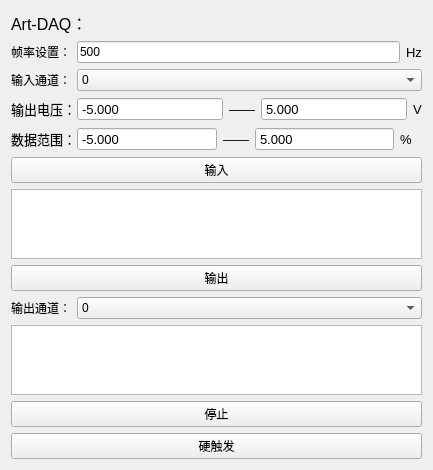
<?xml version="1.0" encoding="UTF-8"?>
<ui version="4.0">
 <class>ArtDAQClass</class>
 <widget class="QMainWindow" name="ArtDAQClass">
  <property name="geometry">
   <rect>
    <x>0</x>
    <y>0</y>
    <width>433</width>
    <height>448</height>
   </rect>
  </property>
  <property name="windowTitle">
   <string>ArtDAQ</string>
  </property>
  <widget class="QWidget" name="centralWidget">
   <layout class="QVBoxLayout" name="verticalLayout">
    <item>
     <widget class="QLabel" name="label">
      <property name="font">
       <font>
        <pointsize>12</pointsize>
       </font>
      </property>
      <property name="text">
       <string>Art-DAQ：</string>
      </property>
     </widget>
    </item>
    <item>
     <layout class="QHBoxLayout" name="horizontalLayout">
      <item>
       <widget class="QLabel" name="label_2">
        <property name="text">
         <string>帧率设置：</string>
        </property>
       </widget>
      </item>
      <item>
       <widget class="QLineEdit" name="TimeLineEdit">
        <property name="text">
         <string>500</string>
        </property>
       </widget>
      </item>
      <item>
       <widget class="QLabel" name="label_14">
        <property name="sizePolicy">
         <sizepolicy hsizetype="Fixed" vsizetype="Preferred">
          <horstretch>0</horstretch>
          <verstretch>0</verstretch>
         </sizepolicy>
        </property>
        <property name="font">
         <font>
          <family>Arial</family>
          <pointsize>10</pointsize>
          <weight>50</weight>
          <bold>false</bold>
         </font>
        </property>
        <property name="text">
         <string>Hz</string>
        </property>
       </widget>
      </item>
     </layout>
    </item>
    <item>
     <layout class="QHBoxLayout" name="horizontalLayout_2">
      <item>
       <widget class="QLabel" name="label_4">
        <property name="maximumSize">
         <size>
          <width>60</width>
          <height>16777215</height>
         </size>
        </property>
        <property name="sizeIncrement">
         <size>
          <width>3</width>
          <height>0</height>
         </size>
        </property>
        <property name="text">
         <string>输入通道：</string>
        </property>
       </widget>
      </item>
      <item>
       <widget class="QComboBox" name="InputComboBox">
        <item>
         <property name="text">
          <string>0</string>
         </property>
        </item>
        <item>
         <property name="text">
          <string>1</string>
         </property>
        </item>
       </widget>
      </item>
     </layout>
    </item>
    <item>
     <layout class="QHBoxLayout" name="horizontalLayout_3">
      <item>
       <widget class="QLabel" name="label_21">
        <property name="maximumSize">
         <size>
          <width>60</width>
          <height>16777215</height>
         </size>
        </property>
        <property name="font">
         <font>
          <family>宋体</family>
          <pointsize>10</pointsize>
          <weight>50</weight>
          <bold>false</bold>
         </font>
        </property>
        <property name="text">
         <string>输出电压：</string>
        </property>
       </widget>
      </item>
      <item>
       <widget class="QDoubleSpinBox" name="editMinVolt">
        <property name="font">
         <font>
          <family>Arial</family>
          <pointsize>10</pointsize>
          <weight>50</weight>
          <bold>false</bold>
         </font>
        </property>
        <property name="buttonSymbols">
         <enum>QAbstractSpinBox::NoButtons</enum>
        </property>
        <property name="decimals">
         <number>3</number>
        </property>
        <property name="minimum">
         <double>-10.000000000000000</double>
        </property>
        <property name="maximum">
         <double>10.000000000000000</double>
        </property>
        <property name="value">
         <double>-5.000000000000000</double>
        </property>
       </widget>
      </item>
      <item>
       <widget class="QLabel" name="label_28">
        <property name="sizePolicy">
         <sizepolicy hsizetype="Fixed" vsizetype="Preferred">
          <horstretch>0</horstretch>
          <verstretch>0</verstretch>
         </sizepolicy>
        </property>
        <property name="font">
         <font>
          <family>Arial</family>
          <pointsize>10</pointsize>
          <weight>50</weight>
          <bold>false</bold>
         </font>
        </property>
        <property name="text">
         <string>——</string>
        </property>
       </widget>
      </item>
      <item>
       <widget class="QDoubleSpinBox" name="editMaxVolt">
        <property name="font">
         <font>
          <family>Arial</family>
          <pointsize>10</pointsize>
          <weight>50</weight>
          <bold>false</bold>
         </font>
        </property>
        <property name="buttonSymbols">
         <enum>QAbstractSpinBox::NoButtons</enum>
        </property>
        <property name="keyboardTracking">
         <bool>true</bool>
        </property>
        <property name="decimals">
         <number>3</number>
        </property>
        <property name="minimum">
         <double>-10.000000000000000</double>
        </property>
        <property name="maximum">
         <double>10.000000000000000</double>
        </property>
        <property name="value">
         <double>5.000000000000000</double>
        </property>
       </widget>
      </item>
      <item>
       <widget class="QLabel" name="label_13">
        <property name="sizePolicy">
         <sizepolicy hsizetype="Fixed" vsizetype="Preferred">
          <horstretch>0</horstretch>
          <verstretch>0</verstretch>
         </sizepolicy>
        </property>
        <property name="font">
         <font>
          <family>Arial</family>
          <pointsize>10</pointsize>
          <weight>50</weight>
          <bold>false</bold>
         </font>
        </property>
        <property name="text">
         <string>V</string>
        </property>
       </widget>
      </item>
     </layout>
    </item>
    <item>
     <layout class="QHBoxLayout" name="horizontalLayout_4">
      <item>
       <widget class="QLabel" name="label_22">
        <property name="maximumSize">
         <size>
          <width>60</width>
          <height>16777215</height>
         </size>
        </property>
        <property name="font">
         <font>
          <family>宋体</family>
          <pointsize>10</pointsize>
          <weight>50</weight>
          <bold>false</bold>
         </font>
        </property>
        <property name="text">
         <string>数据范围：</string>
        </property>
       </widget>
      </item>
      <item>
       <widget class="QDoubleSpinBox" name="editMinValue">
        <property name="font">
         <font>
          <family>Arial</family>
          <pointsize>10</pointsize>
          <weight>50</weight>
          <bold>false</bold>
         </font>
        </property>
        <property name="buttonSymbols">
         <enum>QAbstractSpinBox::NoButtons</enum>
        </property>
        <property name="decimals">
         <number>3</number>
        </property>
        <property name="minimum">
         <double>-9999.000000000000000</double>
        </property>
        <property name="maximum">
         <double>9999.000000000000000</double>
        </property>
        <property name="value">
         <double>-5.000000000000000</double>
        </property>
       </widget>
      </item>
      <item>
       <widget class="QLabel" name="label_26">
        <property name="sizePolicy">
         <sizepolicy hsizetype="Fixed" vsizetype="Preferred">
          <horstretch>0</horstretch>
          <verstretch>0</verstretch>
         </sizepolicy>
        </property>
        <property name="font">
         <font>
          <family>Arial</family>
          <pointsize>10</pointsize>
          <weight>50</weight>
          <bold>false</bold>
         </font>
        </property>
        <property name="text">
         <string>——</string>
        </property>
       </widget>
      </item>
      <item>
       <widget class="QDoubleSpinBox" name="editMaxValue">
        <property name="font">
         <font>
          <family>Arial</family>
          <pointsize>10</pointsize>
          <weight>50</weight>
          <bold>false</bold>
         </font>
        </property>
        <property name="buttonSymbols">
         <enum>QAbstractSpinBox::NoButtons</enum>
        </property>
        <property name="decimals">
         <number>3</number>
        </property>
        <property name="minimum">
         <double>-9999.000000000000000</double>
        </property>
        <property name="maximum">
         <double>9999.000000000000000</double>
        </property>
        <property name="value">
         <double>5.000000000000000</double>
        </property>
       </widget>
      </item>
      <item>
       <widget class="QLabel" name="labelDataUnit">
        <property name="sizePolicy">
         <sizepolicy hsizetype="Fixed" vsizetype="Preferred">
          <horstretch>0</horstretch>
          <verstretch>0</verstretch>
         </sizepolicy>
        </property>
        <property name="minimumSize">
         <size>
          <width>22</width>
          <height>0</height>
         </size>
        </property>
        <property name="font">
         <font>
          <family>Arial</family>
          <pointsize>10</pointsize>
          <weight>50</weight>
          <bold>false</bold>
         </font>
        </property>
        <property name="text">
         <string>%</string>
        </property>
       </widget>
      </item>
     </layout>
    </item>
    <item>
     <widget class="QPushButton" name="InputButton">
      <property name="text">
       <string>输入</string>
      </property>
     </widget>
    </item>
    <item>
     <widget class="QPlainTextEdit" name="InputTextEdit"/>
    </item>
    <item>
     <widget class="QPushButton" name="OutputButton">
      <property name="text">
       <string>输出</string>
      </property>
     </widget>
    </item>
    <item>
     <layout class="QHBoxLayout" name="horizontalLayout_5">
      <item>
       <widget class="QLabel" name="label_5">
        <property name="maximumSize">
         <size>
          <width>60</width>
          <height>16777215</height>
         </size>
        </property>
        <property name="sizeIncrement">
         <size>
          <width>3</width>
          <height>0</height>
         </size>
        </property>
        <property name="text">
         <string>输出通道：</string>
        </property>
       </widget>
      </item>
      <item>
       <widget class="QComboBox" name="OutputComboBox">
        <item>
         <property name="text">
          <string>0</string>
         </property>
        </item>
        <item>
         <property name="text">
          <string>1</string>
         </property>
        </item>
        <item>
         <property name="text">
          <string>2</string>
         </property>
        </item>
        <item>
         <property name="text">
          <string>3</string>
         </property>
        </item>
        <item>
         <property name="text">
          <string>4</string>
         </property>
        </item>
        <item>
         <property name="text">
          <string>5</string>
         </property>
        </item>
        <item>
         <property name="text">
          <string>6</string>
         </property>
        </item>
        <item>
         <property name="text">
          <string>7</string>
         </property>
        </item>
        <item>
         <property name="text">
          <string>8</string>
         </property>
        </item>
        <item>
         <property name="text">
          <string>9</string>
         </property>
        </item>
        <item>
         <property name="text">
          <string>10</string>
         </property>
        </item>
        <item>
         <property name="text">
          <string>11</string>
         </property>
        </item>
        <item>
         <property name="text">
          <string>12</string>
         </property>
        </item>
        <item>
         <property name="text">
          <string>13</string>
         </property>
        </item>
        <item>
         <property name="text">
          <string>14</string>
         </property>
        </item>
        <item>
         <property name="text">
          <string>15</string>
         </property>
        </item>
       </widget>
      </item>
     </layout>
    </item>
    <item>
     <widget class="QPlainTextEdit" name="OutputTextEdit"/>
    </item>
    <item>
     <widget class="QPushButton" name="StopButton">
      <property name="text">
       <string>停止</string>
      </property>
     </widget>
    </item>
    <item>
     <widget class="QPushButton" name="HardTriggeredButton">
      <property name="text">
       <string>硬触发</string>
      </property>
     </widget>
    </item>
   </layout>
  </widget>
 </widget>
 <layoutdefault spacing="6" margin="11"/>
 <resources/>
 <connections/>
</ui>
